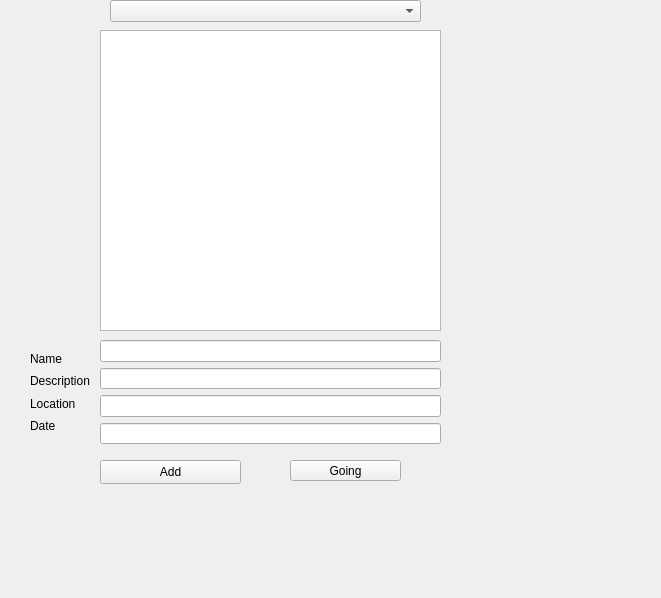
<?xml version="1.0" encoding="UTF-8"?>
<ui version="4.0">
 <class>Gui</class>
 <widget class="QWidget" name="Gui">
  <property name="geometry">
   <rect>
    <x>0</x>
    <y>0</y>
    <width>661</width>
    <height>598</height>
   </rect>
  </property>
  <property name="windowTitle">
   <string>Gui</string>
  </property>
  <widget class="QListWidget" name="EventWidget">
   <property name="geometry">
    <rect>
     <x>100</x>
     <y>30</y>
     <width>341</width>
     <height>301</height>
    </rect>
   </property>
  </widget>
  <widget class="QPushButton" name="addButton">
   <property name="geometry">
    <rect>
     <x>100</x>
     <y>460</y>
     <width>141</width>
     <height>24</height>
    </rect>
   </property>
   <property name="text">
    <string>Add</string>
   </property>
  </widget>
  <widget class="QWidget" name="layoutWidget">
   <property name="geometry">
    <rect>
     <x>100</x>
     <y>340</y>
     <width>341</width>
     <height>104</height>
    </rect>
   </property>
   <layout class="QVBoxLayout" name="verticalLayout">
    <item>
     <widget class="QLineEdit" name="nameLine"/>
    </item>
    <item>
     <widget class="QLineEdit" name="descriptionLine"/>
    </item>
    <item>
     <widget class="QLineEdit" name="locationLine"/>
    </item>
    <item>
     <widget class="QLineEdit" name="dateLine"/>
    </item>
   </layout>
  </widget>
  <widget class="QWidget" name="layoutWidget">
   <property name="geometry">
    <rect>
     <x>30</x>
     <y>350</y>
     <width>63</width>
     <height>84</height>
    </rect>
   </property>
   <layout class="QVBoxLayout" name="verticalLayout_2">
    <item>
     <widget class="QLabel" name="label">
      <property name="text">
       <string>Name</string>
      </property>
     </widget>
    </item>
    <item>
     <widget class="QLabel" name="label_2">
      <property name="text">
       <string>Description</string>
      </property>
     </widget>
    </item>
    <item>
     <widget class="QLabel" name="label_3">
      <property name="text">
       <string>Location</string>
      </property>
     </widget>
    </item>
    <item>
     <widget class="QLabel" name="label_4">
      <property name="text">
       <string>Date</string>
      </property>
     </widget>
    </item>
   </layout>
  </widget>
  <widget class="QComboBox" name="comboBox">
   <property name="geometry">
    <rect>
     <x>110</x>
     <y>0</y>
     <width>311</width>
     <height>22</height>
    </rect>
   </property>
  </widget>
  <widget class="QPushButton" name="GoingButton">
   <property name="geometry">
    <rect>
     <x>290</x>
     <y>460</y>
     <width>111</width>
     <height>21</height>
    </rect>
   </property>
   <property name="text">
    <string>Going</string>
   </property>
  </widget>
 </widget>
 <resources/>
 <connections/>
</ui>
